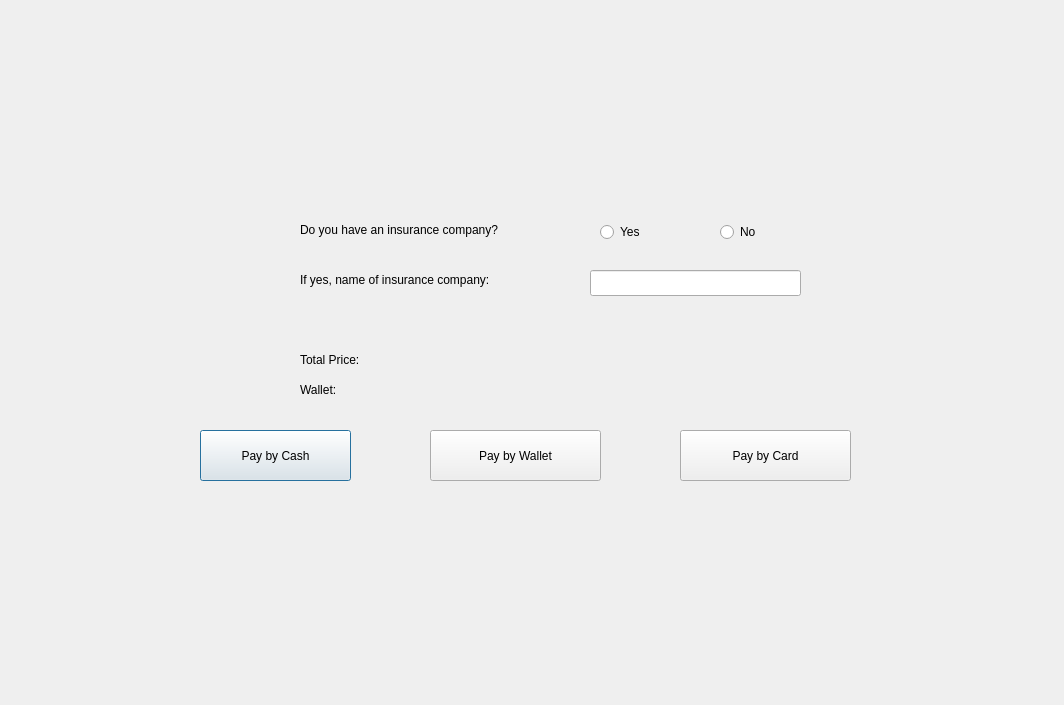
<?xml version="1.0" encoding="UTF-8"?>
<ui version="4.0">
 <class>Pay</class>
 <widget class="QDialog" name="Pay">
  <property name="geometry">
   <rect>
    <x>0</x>
    <y>0</y>
    <width>1064</width>
    <height>705</height>
   </rect>
  </property>
  <property name="windowTitle">
   <string>Dialog</string>
  </property>
  <widget class="QRadioButton" name="radioButton">
   <property name="geometry">
    <rect>
     <x>600</x>
     <y>220</y>
     <width>110</width>
     <height>24</height>
    </rect>
   </property>
   <property name="text">
    <string>Yes</string>
   </property>
  </widget>
  <widget class="QRadioButton" name="radioButton_2">
   <property name="geometry">
    <rect>
     <x>720</x>
     <y>220</y>
     <width>110</width>
     <height>24</height>
    </rect>
   </property>
   <property name="text">
    <string>No</string>
   </property>
  </widget>
  <widget class="QLabel" name="label">
   <property name="geometry">
    <rect>
     <x>300</x>
     <y>220</y>
     <width>281</width>
     <height>20</height>
    </rect>
   </property>
   <property name="text">
    <string>Do you have an insurance company?</string>
   </property>
  </widget>
  <widget class="QLineEdit" name="lineEdit">
   <property name="geometry">
    <rect>
     <x>590</x>
     <y>270</y>
     <width>211</width>
     <height>26</height>
    </rect>
   </property>
  </widget>
  <widget class="QLabel" name="label_2">
   <property name="geometry">
    <rect>
     <x>300</x>
     <y>270</y>
     <width>271</width>
     <height>20</height>
    </rect>
   </property>
   <property name="text">
    <string>If yes, name of insurance company:</string>
   </property>
  </widget>
  <widget class="QLabel" name="label_4">
   <property name="geometry">
    <rect>
     <x>300</x>
     <y>350</y>
     <width>491</width>
     <height>20</height>
    </rect>
   </property>
   <property name="text">
    <string>Total Price:</string>
   </property>
  </widget>
  <widget class="QPushButton" name="pushButton">
   <property name="geometry">
    <rect>
     <x>200</x>
     <y>430</y>
     <width>151</width>
     <height>51</height>
    </rect>
   </property>
   <property name="text">
    <string>Pay by Cash</string>
   </property>
  </widget>
  <widget class="QPushButton" name="pushButton_2">
   <property name="geometry">
    <rect>
     <x>430</x>
     <y>430</y>
     <width>171</width>
     <height>51</height>
    </rect>
   </property>
   <property name="text">
    <string>Pay by Wallet</string>
   </property>
  </widget>
  <widget class="QPushButton" name="pushButton_3">
   <property name="geometry">
    <rect>
     <x>680</x>
     <y>430</y>
     <width>171</width>
     <height>51</height>
    </rect>
   </property>
   <property name="text">
    <string>Pay by Card</string>
   </property>
  </widget>
  <widget class="QLabel" name="label_5">
   <property name="geometry">
    <rect>
     <x>300</x>
     <y>380</y>
     <width>251</width>
     <height>20</height>
    </rect>
   </property>
   <property name="text">
    <string>Wallet:</string>
   </property>
  </widget>
 </widget>
 <resources/>
 <connections/>
</ui>
